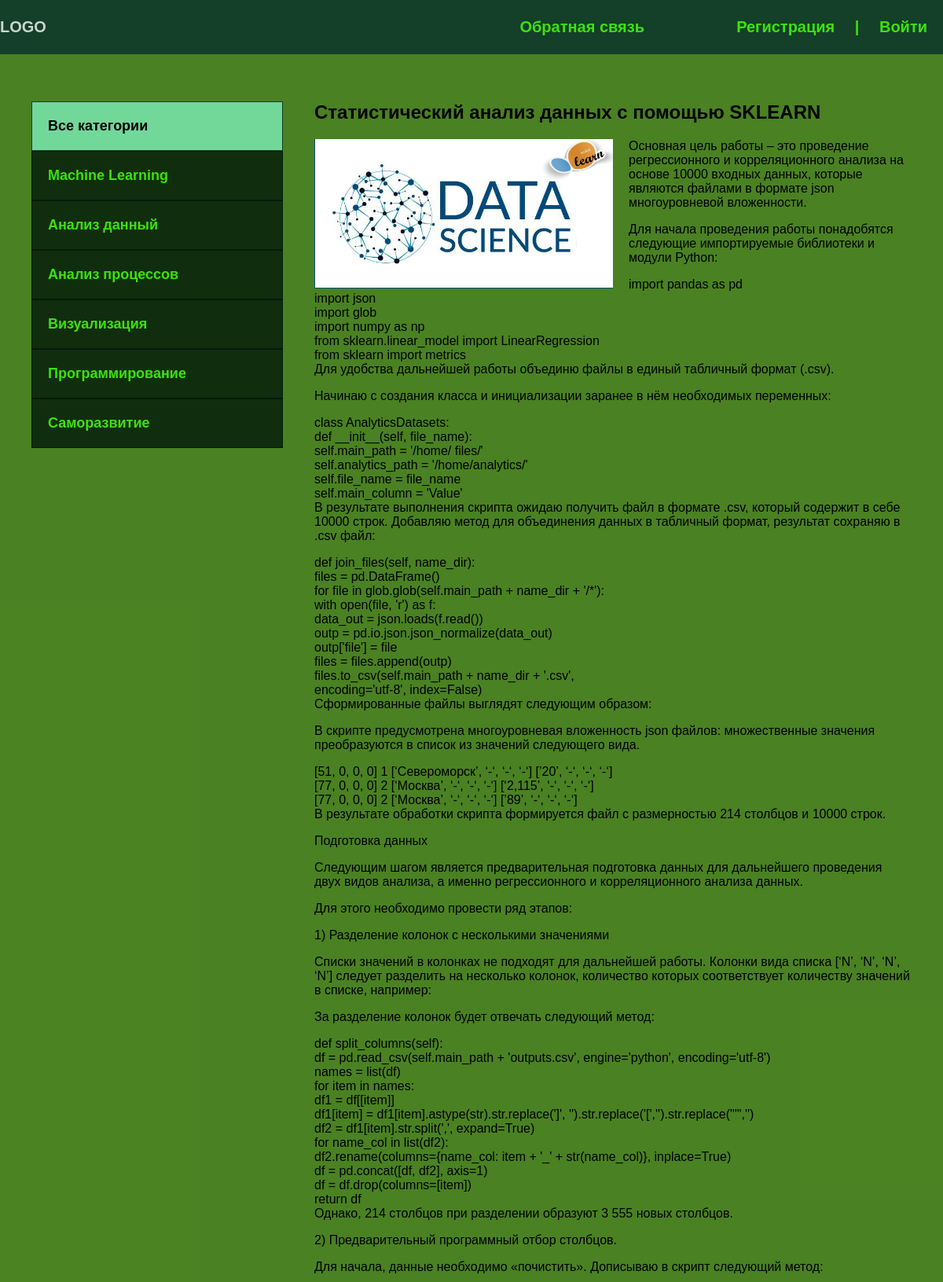
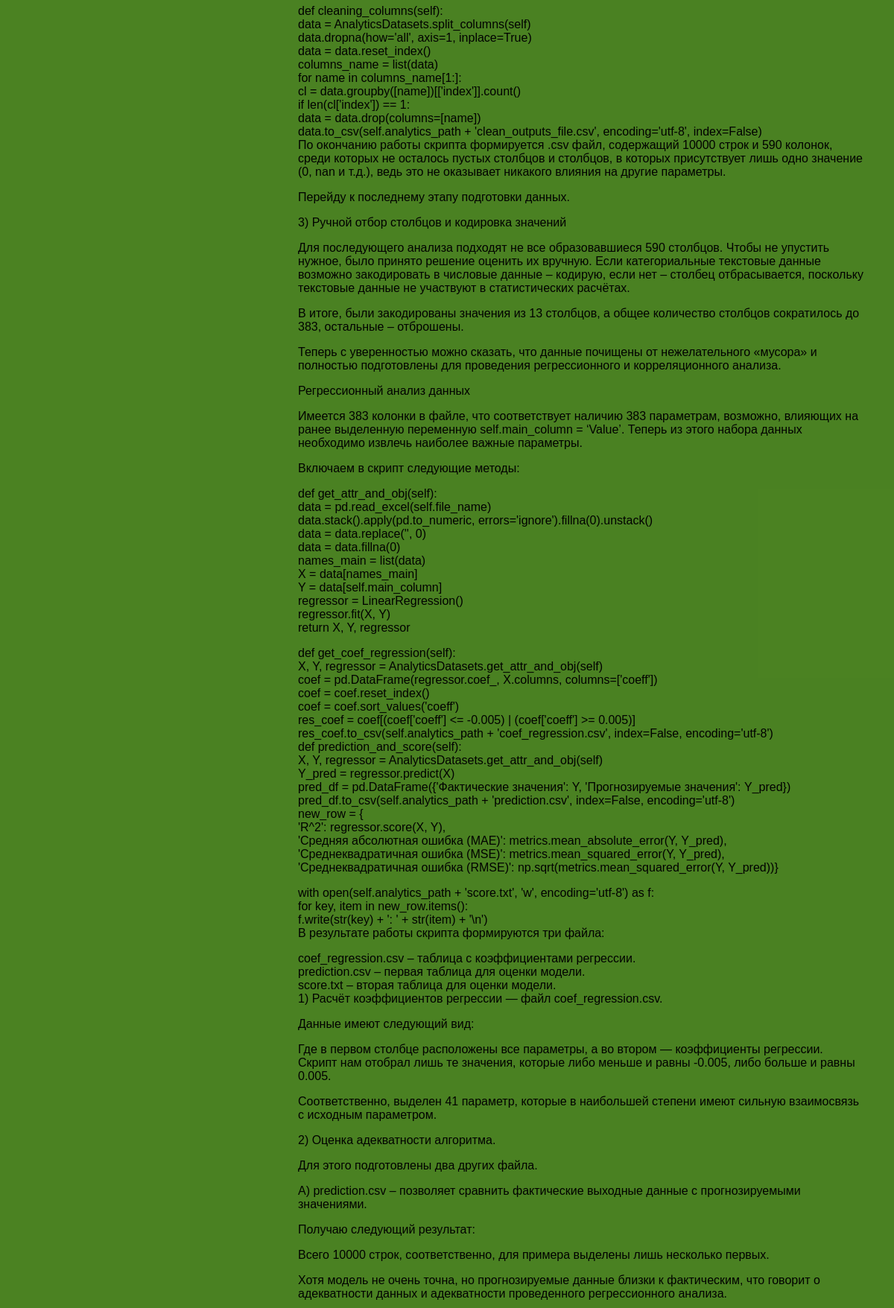
/post/statisticheskij-analiz-dannyh-s-pomoshyu-sklearn/ (upper part), run on the app's committed database (2 pictures, top to bottom).
### article/models.py (models this page shows, shortened)
class Category(models.Model):
    name = models.CharField(max_length=100, db_index=True, verbose_name='Категория')
    slug = models.SlugField(max_length=100, unique=True, db_index=True, verbose_name='URL')
    def get_absolut_url(self):
        return reverse('category', kwargs={'cat_slug': self.slug})
    class Meta:
        verbose_name = 'Категория'
        verbose_name_plural = 'Категории'

class Article(models.Model):
    title = models.CharField(max_length=255, verbose_name='Название')
    slug = models.SlugField(max_length=255, unique=True, db_index=True, verbose_name='URL')
    content = models.TextField(blank=True, verbose_name='Контент')
    photo = models.ImageField(upload_to='photos/%Y/%m/%d', blank=True, verbose_name='Фото')
    time_completed = models.DateTimeField(auto_now_add=True, verbose_name='Дата публикации')
    time_update = models.DateTimeField(auto_now=True, verbose_name='Датат обновления')
    is_published = models.BooleanField(default=True, verbose_name='Опибликовано')
    cat = models.ForeignKey('Category', on_delete=models.PROTECT, verbose_name='Категория')
    def __str__(self):
        return self.title
    class Meta:
        verbose_name = 'Статья'
        verbose_name_plural = 'Статьи'
        ordering = ['-time_completed']

### article/views.py (the view)
# urls.py: path('post/<slug:post_slug>/', ShowPost.as_view(), name='post'),
class ShowPost(DataMixin, DetailView):
    model = Article
    template_name = 'article/post.html'
    slug_url_kwarg = 'post_slug'
    context_object_name = 'post'
    def get_context_data(self, *, object_list=None, **kwargs):
        context = super().get_context_data(**kwargs)
        c_def = self.get_user_context(title=context['post'])
        return dict(list(context.items()) + list(c_def.items()))

### article/utils.py (called while the page is built)
    def get_user_context(self, **kwargs):
        context = kwargs
        cats = Category.objects.annotate(Count('article'))
        user_menu = menu.copy()
        if not self.request.user.is_authenticated:
            user_menu.pop(0)
        context['menu'] = user_menu
        context['cats'] = cats
        if 'cat_selected' not in context:
            context['cat_selected'] = 0
        return context

### article/templates/article/post.html
{% extends "article/base.html" %}
{% block content %}
<div class="post">
    <h2>{{ post.title }}</h2>
    {% if post.photo %}
    <img src="{{ post.photo.url }}" class="image" alt="">
    {% endif %}
    {{ post.content|linebreaks  }}
</div>
{% endblock %}

### article/templates/article/base.html (shortened to what this page needs)
<!DOCTYPE html>
{% load static %}
{% load article_tags %}
<html lang="en">
<head>
    <link rel="stylesheet" href="{% static 'css/style.css' %}">
</head>
<body>
    <div class="header">
        <div class="wrap">
            <ul class="mainmenu">
                <li class="logo">
                    <a href="{% url 'index' %}">
                        <div class="logo">LOGO</div>
                    </a>
                </li>
                {% for m in menu %}
                <li class="last">
                    <a href="{% url m.url_name %}">{{ m.title }}</a>
                </li>
                {% endfor %}
                {% if request.user.is_authenticated %}
                <li class="last">{{ user.username }} | <a href="{% url 'logout' %}">Выйти</a></li>
                {% else %}
                <li class="last"><a href="{% url 'register' %}">Регистрация</a> | <a href="{% url 'login' %}">Войти</a></li>
                {% endif %}
            </ul>
        </div>
    </div>
    <div class="content">
        <div class="wrap">
            <div class="sidebar">
                <ul>
                    {% if cat_selected == 0 %}
                    <li class="selected">Все категории</li>
                    {% else %}
                    <li><a href="{% url 'index' %}">Все категори</a></li>
                    {% endif %}
                    {% for c in cats %}
                        {% if c.article__count > 0 %}
                            {% if c.pk == cat_selected %}
                            <li class="selected">{{ c.name }}</li>
                            {% else %}
                            <li><a href="{{ c.get_absolut_url }}">{{ c.name }}</a></li>
                            {% endif %}
                        {% endif %}
                    {% endfor  %}
                </ul>
            </div>
            <div class="main">
                {% block content %}
                {% endblock %}
            </div>
        </div>
    </div>
</body>
</html>

### article/static/css/style.css (style rules this page uses)
body { margin: 0; padding: 0; background: #33c583c8; font-family: Verdana, Geneva, Tahoma, sans-serif; }
.wrap { max-width: 1300px; margin: 0 auto; }
.content .wrap { background: #456c00c8; padding: 40px; box-sizing: border-box; display: flex; }
ul { list-style: none; margin: 0; padding: 0; }
a { color: #40f00aed; text-decoration: none; padding: 20px; }
.header { background: #00180ac8; }
.mainmenu { display: flex; align-items: center; font-size: 20px; font-weight: bold; justify-content: space-between; }
.logo { flex-basis: 40%; }
.last { flex-basis: 30%; text-align: right; color: #40f00aed; }
.sidebar ul { width: 320px; margin-right: 40px; margin-top: 20px; }
.sidebar a { padding: 20px; background: #00180ac8; display: block; border: 1px solid #00180ac8; font-weight: bold; font-size: 18px; }
.selected { font-size: 18px; padding: 20px; border: 1px solid #00180ac8; font-weight: bold; background: #7df0bcc8; }
.image { max-width: 50%; float: left; margin-right: 20px; }
.post { font-size: 16px; }
.last a { display: inline; }

### data on the page
Category: name "Machine Learning"
Category: name "Анализ данный"
Category: name "Анализ процессов"
Category: name "Визуализация"
Category: name "Программирование"
Category: name "Саморазвитие"
Article: title "Статистический анализ данных с помощью SKLEARN", photo (picture), content "Основная цель работы – это проведение регрессионного и корреляционного анализа на основе 10000 входных данных, которые являются файлами в формате json многоуровневой вложенности. Для начала проведения работы понадобятся следующие импортируемые библиотеки и модули Python: import pandas as pd import json import glob import numpy as np from sklearn.linear_model import LinearRegression from sklearn import metrics Для удобства дальнейшей работы объединю файлы в единый табличный формат (.csv). Начинаю с создания класса и инициализации заранее в нём необходимых переменных: class AnalyticsDatasets: def __init__(self, file_name): self.main_path = '/home/ files/' self.analytics_path =…"

### other printed values
{{ m.title }} "Обратная связь"
